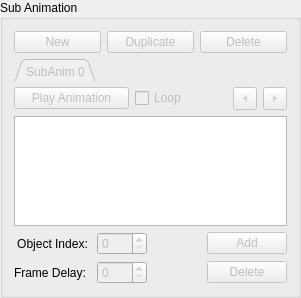
           <widget class="QGroupBox" name="GB_SubAnim">
            <property name="sizePolicy">
             <sizepolicy hsizetype="Expanding" vsizetype="Minimum">
              <horstretch>0</horstretch>
              <verstretch>0</verstretch>
             </sizepolicy>
            </property>
            <property name="title">
             <string>Sub Animation</string>
            </property>
            <layout class="QVBoxLayout" name="verticalLayout">
             <item>
              <widget class="QFrame" name="GB_SubAnim_Sub1">
               <layout class="QHBoxLayout" name="horizontalLayout_17">
                <property name="leftMargin">
                 <number>0</number>
                </property>
                <property name="topMargin">
                 <number>0</number>
                </property>
                <property name="rightMargin">
                 <number>0</number>
                </property>
                <property name="bottomMargin">
                 <number>0</number>
                </property>
                <item>
                 <widget class="QPushButton" name="SubAnim_PB_New">
                  <property name="enabled">
                   <bool>false</bool>
                  </property>
                  <property name="text">
                   <string>New</string>
                  </property>
                 </widget>
                </item>
                <item>
                 <widget class="QPushButton" name="SubAnim_PB_Dup">
                  <property name="enabled">
                   <bool>false</bool>
                  </property>
                  <property name="text">
                   <string>Duplicate</string>
                  </property>
                 </widget>
                </item>
                <item>
                 <widget class="QPushButton" name="SubAnim_PB_Del">
                  <property name="enabled">
                   <bool>false</bool>
                  </property>
                  <property name="text">
                   <string>Delete</string>
                  </property>
                 </widget>
                </item>
               </layout>
              </widget>
             </item>
             <item>
              <widget class="QTabWidget" name="SubAnim_Tabs">
               <property name="enabled">
                <bool>false</bool>
               </property>
               <property name="sizePolicy">
                <sizepolicy hsizetype="Minimum" vsizetype="Minimum">
                 <horstretch>0</horstretch>
                 <verstretch>0</verstretch>
                </sizepolicy>
               </property>
               <property name="maximumSize">
                <size>
                 <width>16777215</width>
                 <height>22</height>
                </size>
               </property>
               <property name="palette">
                <palette>
                 <active>
                  <colorrole role="Base">
                   <brush brushstyle="SolidPattern">
                    <color alpha="255">
                     <red>216</red>
                     <green>255</green>
                     <blue>216</blue>
                    </color>
                   </brush>
                  </colorrole>
                 </active>
                 <inactive>
                  <colorrole role="Base">
                   <brush brushstyle="SolidPattern">
                    <color alpha="255">
                     <red>216</red>
                     <green>255</green>
                     <blue>216</blue>
                    </color>
                   </brush>
                  </colorrole>
                 </inactive>
                 <disabled>
                  <colorrole role="Base">
                   <brush brushstyle="SolidPattern">
                    <color alpha="255">
                     <red>240</red>
                     <green>240</green>
                     <blue>240</blue>
                    </color>
                   </brush>
                  </colorrole>
                 </disabled>
                </palette>
               </property>
               <property name="tabPosition">
                <enum>QTabWidget::North</enum>
               </property>
               <property name="tabShape">
                <enum>QTabWidget::Triangular</enum>
               </property>
               <property name="currentIndex">
                <number>0</number>
               </property>
               <property name="iconSize">
                <size>
                 <width>0</width>
                 <height>0</height>
                </size>
               </property>
               <property name="usesScrollButtons">
                <bool>true</bool>
               </property>
               <property name="documentMode">
                <bool>true</bool>
               </property>
               <widget class="QWidget" name="tab">
                <attribute name="title">
                 <string>SubAnim 0</string>
                </attribute>
               </widget>
              </widget>
             </item>
             <item>
              <layout class="QHBoxLayout" name="horizontalLayout_19">
               <item>
                <widget class="QPushButton" name="SubFrame_PB_Play">
                 <property name="enabled">
                  <bool>false</bool>
                 </property>
                 <property name="minimumSize">
                  <size>
                   <width>115</width>
                   <height>0</height>
                  </size>
                 </property>
                 <property name="text">
                  <string>Play Animation</string>
                 </property>
                </widget>
               </item>
               <item>
                <widget class="QFrame" name="GB_SubFrame_Sub1">
                 <layout class="QHBoxLayout" name="horizontalLayout_15">
                  <property name="leftMargin">
                   <number>0</number>
                  </property>
                  <property name="topMargin">
                   <number>0</number>
                  </property>
                  <property name="rightMargin">
                   <number>0</number>
                  </property>
                  <property name="bottomMargin">
                   <number>0</number>
                  </property>
                  <item>
                   <widget class="QCheckBox" name="SubFrame_CB_Loop">
                    <property name="enabled">
                     <bool>false</bool>
                    </property>
                    <property name="sizePolicy">
                     <sizepolicy hsizetype="Fixed" vsizetype="Fixed">
                      <horstretch>0</horstretch>
                      <verstretch>0</verstretch>
                     </sizepolicy>
                    </property>
                    <property name="text">
                     <string>Loop</string>
                    </property>
                   </widget>
                  </item>
                  <item>
                   <spacer name="horizontalSpacer_11">
                    <property name="orientation">
                     <enum>Qt::Horizontal</enum>
                    </property>
                    <property name="sizeHint" stdset="0">
                     <size>
                      <width>40</width>
                      <height>20</height>
                     </size>
                    </property>
                   </spacer>
                  </item>
                  <item>
                   <widget class="QToolButton" name="SubFrame_PB_ShiftL">
                    <property name="enabled">
                     <bool>false</bool>
                    </property>
                    <property name="text">
                     <string>...</string>
                    </property>
                    <property name="arrowType">
                     <enum>Qt::LeftArrow</enum>
                    </property>
                   </widget>
                  </item>
                  <item>
                   <widget class="QToolButton" name="SubFrame_PB_ShiftR">
                    <property name="enabled">
                     <bool>false</bool>
                    </property>
                    <property name="text">
                     <string>...</string>
                    </property>
                    <property name="arrowType">
                     <enum>Qt::RightArrow</enum>
                    </property>
                   </widget>
                  </item>
                 </layout>
                </widget>
               </item>
              </layout>
             </item>
             <item>
              <widget class="QListWidget" name="SubFrame_LW">
               <property name="sizePolicy">
                <sizepolicy hsizetype="Expanding" vsizetype="Minimum">
                 <horstretch>0</horstretch>
                 <verstretch>0</verstretch>
                </sizepolicy>
               </property>
               <property name="minimumSize">
                <size>
                 <width>0</width>
                 <height>110</height>
                </size>
               </property>
               <property name="maximumSize">
                <size>
                 <width>16777215</width>
                 <height>110</height>
                </size>
               </property>
               <property name="dragDropMode">
                <enum>QAbstractItemView::NoDragDrop</enum>
               </property>
               <property name="defaultDropAction">
                <enum>Qt::IgnoreAction</enum>
               </property>
               <property name="iconSize">
                <size>
                 <width>84</width>
                 <height>84</height>
                </size>
               </property>
               <property name="movement">
                <enum>QListView::Static</enum>
               </property>
               <property name="isWrapping" stdset="0">
                <bool>false</bool>
               </property>
               <property name="spacing">
                <number>1</number>
               </property>
               <property name="gridSize">
                <size>
                 <width>84</width>
                 <height>84</height>
                </size>
               </property>
               <property name="viewMode">
                <enum>QListView::IconMode</enum>
               </property>
               <property name="uniformItemSizes">
                <bool>true</bool>
               </property>
               <property name="itemAlignment">
                <set>Qt::AlignCenter</set>
               </property>
              </widget>
             </item>
             <item>
              <widget class="QFrame" name="GB_SubFrame_Sub2">
               <layout class="QHBoxLayout" name="horizontalLayout_6">
                <property name="leftMargin">
                 <number>0</number>
                </property>
                <property name="topMargin">
                 <number>0</number>
                </property>
                <property name="rightMargin">
                 <number>0</number>
                </property>
                <property name="bottomMargin">
                 <number>0</number>
                </property>
                <item>
                 <widget class="QLabel" name="label_10">
                  <property name="sizePolicy">
                   <sizepolicy hsizetype="Expanding" vsizetype="Preferred">
                    <horstretch>0</horstretch>
                    <verstretch>0</verstretch>
                   </sizepolicy>
                  </property>
                  <property name="minimumSize">
                   <size>
                    <width>77</width>
                    <height>0</height>
                   </size>
                  </property>
                  <property name="maximumSize">
                   <size>
                    <width>77</width>
                    <height>16777215</height>
                   </size>
                  </property>
                  <property name="text">
                   <string>Object Index:</string>
                  </property>
                  <property name="alignment">
                   <set>Qt::AlignCenter</set>
                  </property>
                 </widget>
                </item>
                <item>
                 <widget class="QSpinBox" name="SubFrame_SB_Index">
                  <property name="enabled">
                   <bool>false</bool>
                  </property>
                  <property name="minimumSize">
                   <size>
                    <width>50</width>
                    <height>0</height>
                   </size>
                  </property>
                  <property name="maximumSize">
                   <size>
                    <width>50</width>
                    <height>16777215</height>
                   </size>
                  </property>
                  <property name="maximum">
                   <number>255</number>
                  </property>
                 </widget>
                </item>
                <item>
                 <spacer name="horizontalSpacer_12">
                  <property name="orientation">
                   <enum>Qt::Horizontal</enum>
                  </property>
                  <property name="sizeHint" stdset="0">
                   <size>
                    <width>40</width>
                    <height>20</height>
                   </size>
                  </property>
                 </spacer>
                </item>
                <item>
                 <widget class="QPushButton" name="SubFrame_PB_Add">
                  <property name="enabled">
                   <bool>false</bool>
                  </property>
                  <property name="text">
                   <string>Add</string>
                  </property>
                 </widget>
                </item>
               </layout>
              </widget>
             </item>
             <item>
              <widget class="QFrame" name="GB_SubFrame_Sub3">
               <layout class="QHBoxLayout" name="horizontalLayout_13">
                <property name="leftMargin">
                 <number>0</number>
                </property>
                <property name="topMargin">
                 <number>0</number>
                </property>
                <property name="rightMargin">
                 <number>0</number>
                </property>
                <property name="bottomMargin">
                 <number>0</number>
                </property>
                <item>
                 <widget class="QLabel" name="label_14">
                  <property name="sizePolicy">
                   <sizepolicy hsizetype="Expanding" vsizetype="Preferred">
                    <horstretch>0</horstretch>
                    <verstretch>0</verstretch>
                   </sizepolicy>
                  </property>
                  <property name="minimumSize">
                   <size>
                    <width>77</width>
                    <height>0</height>
                   </size>
                  </property>
                  <property name="maximumSize">
                   <size>
                    <width>77</width>
                    <height>16777215</height>
                   </size>
                  </property>
                  <property name="text">
                   <string>Frame Delay:</string>
                  </property>
                  <property name="alignment">
                   <set>Qt::AlignLeading|Qt::AlignLeft|Qt::AlignVCenter</set>
                  </property>
                 </widget>
                </item>
                <item>
                 <widget class="QSpinBox" name="SubFrame_SB_Delay">
                  <property name="enabled">
                   <bool>false</bool>
                  </property>
                  <property name="minimumSize">
                   <size>
                    <width>50</width>
                    <height>0</height>
                   </size>
                  </property>
                  <property name="maximumSize">
                   <size>
                    <width>50</width>
                    <height>16777215</height>
                   </size>
                  </property>
                  <property name="maximum">
                   <number>255</number>
                  </property>
                 </widget>
                </item>
                <item>
                 <spacer name="horizontalSpacer_13">
                  <property name="orientation">
                   <enum>Qt::Horizontal</enum>
                  </property>
                  <property name="sizeHint" stdset="0">
                   <size>
                    <width>40</width>
                    <height>20</height>
                   </size>
                  </property>
                 </spacer>
                </item>
                <item>
                 <widget class="QPushButton" name="SubFrame_PB_Del">
                  <property name="enabled">
                   <bool>false</bool>
                  </property>
                  <property name="text">
                   <string>Delete</string>
                  </property>
                 </widget>
                </item>
               </layout>
              </widget>
             </item>
            </layout>
           </widget>
